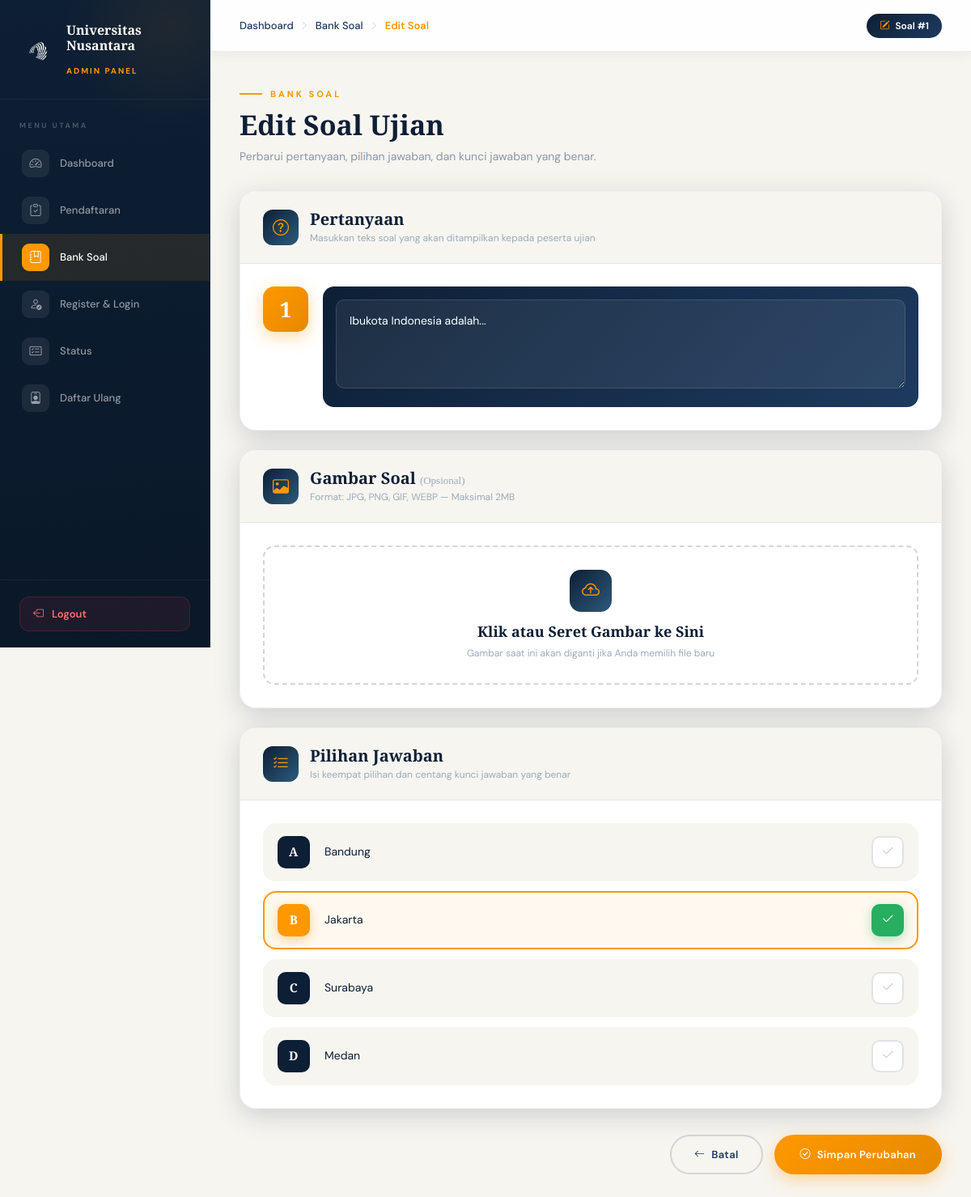
Page /edit_soal_admin.php?id=1 (signed in) on the committed database.
### tables this page shows
CREATE TABLE `soal` (
  `id` int(11) NOT NULL,
  `pertanyaan` text DEFAULT NULL,
  `gambar` varchar(255) DEFAULT NULL,
  `pilihan_a` varchar(255) DEFAULT NULL,
  `pilihan_b` varchar(255) DEFAULT NULL,
  `pilihan_c` varchar(255) DEFAULT NULL,
  `pilihan_d` varchar(255) DEFAULT NULL,
  `jawaban_benar` char(1) DEFAULT NULL
);

### edit_soal_admin.php (the view, shortened to what this page needs)
<?php
include "koneksi.php";
$soal_id = isset($_GET['id']) ? (int)$_GET['id'] : 0;
$query = "SELECT * FROM soal WHERE id = $soal_id";
$result = mysqli_query($koneksi, $query);
$soal = mysqli_fetch_assoc($result);
?>
<!DOCTYPE html>
<html lang="id">
<head>
  <link href="https://cdn.jsdelivr.net/npm/bootstrap@5.3.2/dist/css/bootstrap.min.css" rel="stylesheet">
  <link href="https://cdn.jsdelivr.net/npm/bootstrap-icons@1.11.1/font/bootstrap-icons.css" rel="stylesheet">
</head>
<body>
  <aside class="sidebar">
    <div class="sidebar-brand">
      <img src="LOGORBG.png" alt="Logo">
      <div class="sidebar-brand-text">
        <h3>Universitas<br>Nusantara</h3>
        <span>Admin Panel</span>
      </div>
    </div>
    <nav class="sidebar-nav">
      <div class="nav-section-label">Menu Utama</div>
      <a href="dahboardadmin.php" class="sidebar-link">
        <span class="link-icon"><i class="bi bi-speedometer2"></i></span> Dashboard
      </a>
      <a href="pendaftaran_admin.php" class="sidebar-link">
        <span class="link-icon"><i class="bi bi-clipboard-check"></i></span> Pendaftaran
      </a>
      <a href="bank_soal_admin.php" class="sidebar-link active">
        <span class="link-icon"><i class="bi bi-journal-bookmark"></i></span> Bank Soal
      </a>
      <a href="register_login_admin.php" class="sidebar-link">
        <span class="link-icon"><i class="bi bi-person-check"></i></span> Register & Login
      </a>
      <a href="status_admin.php" class="sidebar-link">
        <span class="link-icon"><i class="bi bi-card-checklist"></i></span> Status
      </a>
      <a href="daftar_ulang_admin.php" class="sidebar-link">
        <span class="link-icon"><i class="bi bi-person-badge"></i></span> Daftar Ulang
      </a>
    </nav>
    <div class="sidebar-footer">
      <a href="dashboard.php" class="sidebar-logout" onclick="return confirm('Yakin ingin logout?');">
        <i class="bi bi-box-arrow-left"></i> Logout
      </a>
    </div>
  </aside>
  <div class="main-content">
    <div class="topbar">
      <div class="topbar-breadcrumb">
        <a href="dahboardadmin.php">Dashboard</a>
        <span class="sep"><i class="bi bi-chevron-right"></i></span>
        <a href="bank_soal_admin.php">Bank Soal</a>
        <span class="sep"><i class="bi bi-chevron-right"></i></span>
        <span class="current">Edit Soal</span>
      </div>
      <div class="topbar-right">
        <div class="topbar-badge">
          <i class="bi bi-pencil-square"></i>
          Soal #<?php echo $soal_id; ?>
        </div>
      </div>
    </div>
    <div class="page-body">
      <div class="page-header">
        <div class="page-eyebrow">Bank Soal</div>
        <h1>Edit Soal Ujian</h1>
        <p>Perbarui pertanyaan, pilihan jawaban, dan kunci jawaban yang benar.</p>
      </div>
      <form method="POST" action="" enctype="multipart/form-data">
        <div class="form-card">
          <div class="form-card-header">
            <div class="form-card-header-icon"><i class="bi bi-question-circle"></i></div>
            <div>
              <h5>Pertanyaan</h5>
              <p>Masukkan teks soal yang akan ditampilkan kepada peserta ujian</p>
            </div>
          </div>
          <div class="form-card-body">
            <div class="question-block">
              <div class="question-number"><?php echo $soal_id; ?></div>
              <div class="question-textarea-wrap">
                <textarea
                  name="pertanyaan"
                  placeholder="Tulis pertanyaan soal di sini..."
                  required
                ><?php echo htmlspecialchars($soal['pertanyaan']); ?></textarea>
              </div>
            </div>
          </div>
        </div>
        <div class="form-card">
          <div class="form-card-header">
            <div class="form-card-header-icon"><i class="bi bi-image"></i></div>
            <div>
              <h5>Gambar Soal <span style="font-size:13px; color:#9aabba; font-weight:400;">(Opsional)</span></h5>
              <p>Format: JPG, PNG, GIF, WEBP &mdash; Maksimal 2MB</p>
            </div>
          </div>
          <div class="form-card-body">
            <div class="upload-zone">
              <div class="upload-zone-icon"><i class="bi bi-cloud-arrow-up"></i></div>
              <h6>Klik atau Seret Gambar ke Sini</h6>
              <p>Gambar saat ini akan diganti jika Anda memilih file baru</p>
            </div>
          </div>
        </div>
        <div class="form-card">
          <div class="form-card-header">
            <div class="form-card-header-icon"><i class="bi bi-list-check"></i></div>
            <div>
              <h5>Pilihan Jawaban</h5>
              <p>Isi keempat pilihan dan centang kunci jawaban yang benar</p>
            </div>
          </div>
          <div class="form-card-body">
            <div class="jawaban-list">
              <?php foreach (['A','B','C','D'] as $opt): ?>
              <?php $field = 'pilihan_' . strtolower($opt); ?>
              <?php $isCorrect = $soal['jawaban_benar'] === $opt; ?>
              <div class="jawaban-item <?php echo $isCorrect ? 'is-correct' : ''; ?>" id="item-<?php echo $opt; ?>">
                <div class="jawaban-badge"><?php echo $opt; ?></div>
                <input
                  type="text"
                  name="<?php echo $field; ?>"
                  placeholder="Pilihan <?php echo $opt; ?>"
                  value="<?php echo htmlspecialchars($soal[$field]); ?>"
                  required
                >
                <label class="jawaban-radio-wrap">
                  <div class="radio-check">
                    <i class="bi bi-check2"></i>
                  </div>
                </label>
              </div>
              <?php endforeach; ?>
            </div>
          </div>
        </div>
        <div class="action-bar">
          <a href="bank_soal_admin.php" class="btn-cancel">
            <i class="bi bi-arrow-left"></i> Batal
          </a>
          <button type="submit" class="btn-save">
            <i class="bi bi-check-circle"></i> Simpan Perubahan
          </button>
        </div>
      </form>
    </div>
  </div>
</body>
</html>

### rows in the picture
soal: pertanyaan "Ibukota Indonesia adalah...", pilihan_a "Bandung", pilihan_b "Jakarta", pilihan_c "Surabaya", pilihan_d "Medan"

### other values in the picture
$soal_id "1"
$opt "A"
$opt "B"
$opt "C"
$opt "D"
